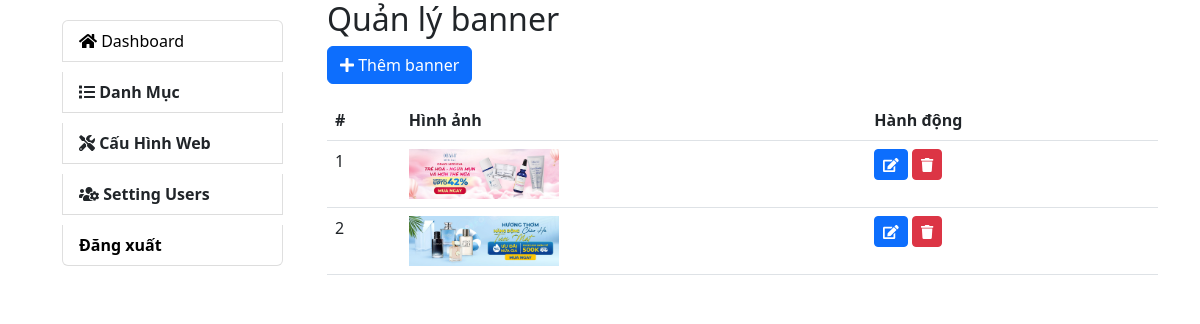
Page /backend/admin/banner/index.php (signed in) on the committed database.
### tables this page shows
CREATE TABLE `banners` (
  `banner_id` int(11) NOT NULL,
  `image` varchar(255) DEFAULT NULL
);

### backend/admin/banner/index.php (the view, shortened to what this page needs)
<!DOCTYPE html>
<html lang="en">
<head>
    <link rel="stylesheet" href="https://cdn.jsdelivr.net/npm/bootstrap@5.2.0/dist/css/bootstrap.min.css">
    <link rel="stylesheet" href="https://cdnjs.cloudflare.com/ajax/libs/font-awesome/5.15.4/css/all.min.css">
</head>
<body>
    <div class="container">
        <div class="row">
            <div class="col-3">
                <?php require_once "../../layouts/sidebar.php"; ?>
            </div>
            <div class="col-9">
                <h2>Quản lý banner</h2>
                <a href="create.php" class="btn btn-primary mb-3">
                    <i class="fas fa-plus"></i> Thêm banner
                </a>
                <table class="table">
                    <thead>
                        <tr>
                            <th>#</th>
                            <th>Hình ảnh</th>
                            <th>Hành động</th>
                        </tr>
                    </thead>
                    <tbody>
                        <?php
                        $sql = "SELECT * FROM banners";
                        $result = mysqli_query($conn, $sql);
                        if (mysqli_num_rows($result) > 0) {
                            while ($row = mysqli_fetch_assoc($result)) {
                                echo "<tr>";
                                echo "<td>" . $row['banner_id'] . "</td>";
                                echo "<td><img src='../../core/uploads/banner/" . $row['image'] . "' alt='Banner Image' width='150'></td>";
                                echo "<td>
                                        <a href='edit.php?id=" . $row['banner_id'] . "' class='btn btn-sm btn-primary'><i class='fas fa-edit'></i></a>
                                        <a href='delete.php?id=" . $row['banner_id'] . "' class='btn btn-sm btn-danger'><i class='fas fa-trash'></i></a>
                                    </td>";
                                echo "</tr>";
                            }
                        } else {
                            echo "<tr><td colspan='3'>Không có banner nào</td></tr>";
                        }
                        ?>
                    </tbody>
                </table>
            </div>
        </div>
    </div>
</body>
</html>

### rows in the picture
banners: banner_id "1", image (picture)
banners: banner_id "2", image (picture)
